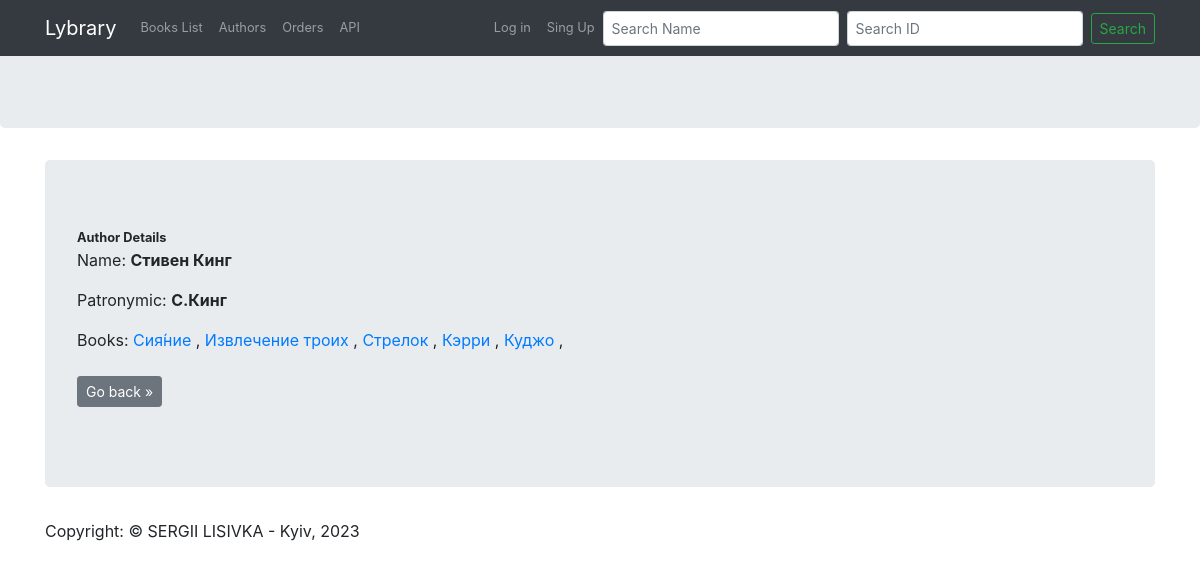
Screenshot of /authors/authors/1/ with the database file from the repository.
### library/author/models.py (models this page shows, shortened)
class Author(models.Model):
    name = models.CharField(blank=True, max_length=20)
    surname = models.CharField(blank=True, max_length=20)
    patronymic = models.CharField(blank=True, max_length=20)
    books = models.ManyToManyField(book.models.Book, related_name='authors')
    id = models.AutoField(primary_key=True)

### library/book/models.py (models this page shows, shortened)
class Book(models.Model):
    name = models.CharField(blank=True, max_length=128)
    description = models.CharField(blank=True, max_length=5120)
    count = models.IntegerField(default=10)
    id = models.AutoField(primary_key=True)
    date_of_issue = models.DateField(default=None, null=True, blank=True)
    year = models.IntegerField(default=2000, blank=True)

### library/author/views.py (the view)
# urls.py: path('authors/<int:author_id>/', views.author_item, name='author_item'),
def author_item(request, author_id):
    author = Author.objects.get(pk=author_id)
    context = {'name': author.name, 'surname': author.surname, 'patronymic': author.patronymic,
               'id': author.id, 'books': author.books.all(), }
    return render(request, 'author/author_details.html', context)

### library/templates/author/author_details.html (shortened to what this page needs)
{% extends 'layout/base.html' %}
{% block content %}
{% include  'layout/button_new.html' %}
<div class="container">
    <div id="logo" class="jumbotron">
        <small><b> Аuthor Details</b></small><br>
        Name: <b>{{ name }} {{ surname }}</b><br>
        Patronymic: <b>{{ patronymic }}</b><br>
        Books:
        {% if books %}
        {% for book in books %}
        <a href="{% url 'book_item' book.id %}"> {{ book.name }} </a>,
        {% endfor %}
        <br><br>
        {% else %}
        No books.
        {%endif%}
        <div class="btn-group">
            <p><a class="btn btn-sm btn-secondary" href="/author" role="button">Go back
                &raquo;</a></p>
        </div>
    </div>
</div>
{% endblock %}

### rows the page displays
Author: name "Стивен", surname "Кинг", patronymic "С.Кинг"
Book: name "Сия́ние"
Book: name "Извлечение троих"
Book: name "Стрелок"
Book: name "Кэрри"
Book: name "Куджо"
